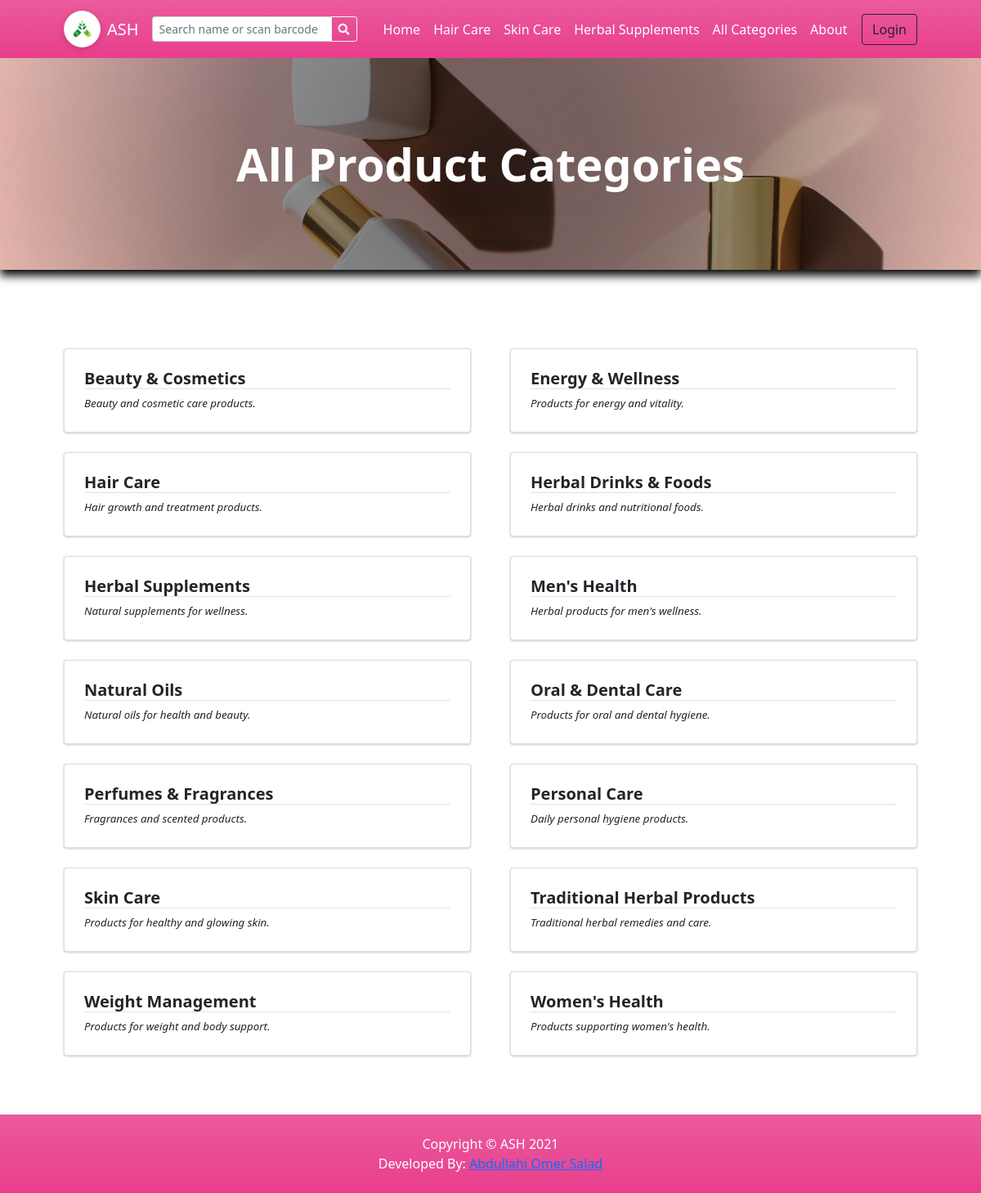
Page /?p=view_categories on the committed database.
### tables this page shows
CREATE TABLE `categories` (
  `id` int(30) NOT NULL AUTO_INCREMENT,
  `category` varchar(250) NOT NULL,
  `description` text DEFAULT NULL,
  `status` tinyint(1) NOT NULL DEFAULT 1,
  `delete_flag` tinyint(1) NOT NULL DEFAULT 0,
  `date_created` datetime NOT NULL DEFAULT current_timestamp(),
  PRIMARY KEY (`id`)
);

### classes/DBConnection.php (called while the page is built, shortened)
<?php
class DBConnection{
    private $host = DB_SERVER;
    private $username = DB_USERNAME;
    private $password = DB_PASSWORD;
    private $database = DB_NAME;
    public $conn;
    public function __construct(){
        if (!isset($this->conn)) {
            $this->conn = new mysqli($this->host, $this->username, $this->password, $this->database);
        }
    }
}
?>

### classes/SystemSettings.php (called while the page is built, shortened)
<?php
class SystemSettings extends DBConnection{
	function userdata($field = ''){
		if(!empty($field)){
			if(isset($_SESSION['userdata'][$field]))
				return $_SESSION['userdata'][$field];
			else
				return null;
		}else{
			return false;
		}
	}
	function info($field=''){
		if(!empty($field)){
			if(isset($_SESSION['system_info'][$field]))
				return $_SESSION['system_info'][$field];
			else
				return false;
		}else{
			return false;
		}
	}
}
$_settings = new SystemSettings();
?>

### config.php (called while the page is built, shortened)
<?php
require_once('classes/DBConnection.php');
require_once('classes/SystemSettings.php');
function validate_image($file){
	if(!empty($file)){
        $ex = explode("?",$file);
        $file = $ex[0];
        $ts = isset($ex[1]) ? "?".$ex[1] : '';
		if(is_file(base_app.$file)){
			return base_url.$file.$ts;
		}else{
			return base_url.'dist/img/no-image-available.png';
		}
	}else{
		return base_url.'dist/img/no-image-available.png';
	}
}
?>

### view_categories.php (the view, shortened to what this page needs)
<?php
$title = "All Product Categories";
?>
<header class="bg-dark py-5" id="main-header">
    <div class="container px-4 px-lg-5 my-5">
        <div class="text-center text-white">
            <h1 class="display-4 fw-bolder"><?php echo $title ?></h1>
        </div>
    </div>
</header>
<section class="py-5">
    <div class="container px-4 px-lg-5 mt-5">
        <div class="row gx-2 gx-lg-5 row-cols-1 row-cols-md-2 row-cols-xl-2 justify-content-center">
            <?php
                $categories = $conn->query("SELECT * FROM `categories` where status = 1 order by category asc ");
                while($row = $categories->fetch_assoc()):
                    foreach($row as $k=> $v){
                        $row[$k] = trim(stripslashes($v));
                    }
                    $row['description'] = strip_tags(stripslashes(html_entity_decode($row['description'])));
            ?>
            <div class="col mb-6 mb-2">
                <a href="./?p=products&c=<?php echo md5($row['id']) ?>" class="card category-item text-decoration-none text-reset">
                    <div class="card-body p-4">
                        <div class="">
                            <h5 class="fw-bolder border-bottom border-pink"><?php echo $row['category'] ?></h5>
                        </div>
                        <p class="m-0 truncate"><?php echo $row['description'] ?></p>
                    </div>
                </a>
            </div>
            <?php endwhile; ?>
        </div>
    </div>
</section>

### inc/topBarNav.php (shortened to what this page needs)
<nav class="navbar navbar-expand-lg navbar-dark bg-gradient-pink">
            <div class="container px-4 px-lg-5 ">
                <a class="navbar-brand d-flex align-items-center" href="./">
                <span class="system-logo-wrapper system-logo-header mr-2">
                <img src="<?php echo validate_image($_settings->info('logo')) ?>" alt="<?php echo htmlspecialchars($_settings->info('short_name')) ?>" loading="lazy">
                </span>
                <?php echo $_settings->info('short_name') ?>
                </a>
                <form class="form-inline" id="search-form">
                  <div class="input-group">
                    <input class="form-control form-control-sm form " type="text" placeholder="Search name or scan barcode" aria-label="Search" name="search" autocomplete="off" value="<?php echo isset($_GET['search']) ? $_GET['search'] : "" ?>"  aria-describedby="button-addon2">
                    <div class="input-group-append">
                      <button class="btn btn-outline-light btn-sm m-0" type="submit" id="button-addon2"><i class="fa fa-search"></i></button>
                    </div>
                  </div>
                </form>
                <div class="collapse navbar-collapse" id="navbarSupportedContent">
                    <ul class="navbar-nav me-auto mb-2 mb-lg-0 ms-lg-4">
                        <li class="nav-item"><a class="nav-link text-white" aria-current="page" href="./">Home</a></li>
                        <?php
                        $cat_qry = $conn->query("SELECT * FROM categories where status = 1  limit 3");
                        $count_cats =$conn->query("SELECT * FROM categories where status = 1 ")->num_rows;
                        while($crow = $cat_qry->fetch_assoc()):
                        ?>
                        <li class="nav-item"><a class="nav-link text-white" aria-current="page" href="./?p=products&c=<?php echo md5($crow['id']) ?>"><?php echo $crow['category'] ?></a></li>
                        <?php endwhile; ?>
                        <?php if($count_cats > 3): ?>
                        <li class="nav-item"><a class="nav-link text-white" href="./?p=view_categories">All Categories</a></li>
                        <?php endif; ?>
                        <li class="nav-item"><a class="nav-link text-white" href="./?p=about">About</a></li>
                    </ul>
                    <div class="d-flex align-items-center">
                      <?php if($_settings->userdata('id') > 0 && $_settings->userdata('login_type') == 2): ?>
                        <a class="text-dark mr-2 nav-link text-white" href="./?p=cart">
                            <i class="bi-cart-fill me-1"></i>
                            Cart
                            <span class="badge bg-dark text-white ms-1 rounded-pill" id="cart-count">
                              <?php
                                $count = $conn->query("SELECT SUM(quantity) as items from `cart` where client_id =".$_settings->userdata('id'))->fetch_assoc()['items'];
                                echo ($count > 0 ? $count : 0);
                              ?>
                            </span>
                        </a>
                            <a href="./?p=my_account" class="text-dark  nav-link text-white"><b> Hi, <?php echo $_settings->userdata('firstname')?>!</b></a>
                            <a href="logout.php" class="text-dark  nav-link text-white"><i class="fa fa-sign-out-alt"></i></a>
                        <?php else: ?>
                        <button class="btn btn-outline-dark ml-2" id="login-btn" type="button">Login</button>
                        <?php endif; ?>
                    </div>
                </div>
            </div>
        </nav>

### rows in the picture
categories: category "Hair Care", description "Hair growth and treatment products."
categories: category "Skin Care", description "Products for healthy and glowing skin."
categories: category "Herbal Supplements", description "Natural supplements for wellness."
categories: category "Beauty & Cosmetics", description "Beauty and cosmetic care products."
categories: category "Energy & Wellness", description "Products for energy and vitality."
categories: category "Herbal Drinks & Foods", description "Herbal drinks and nutritional foods."
categories: category "Men's Health", description "Herbal products for men's wellness."
categories: category "Natural Oils", description "Natural oils for health and beauty."
categories: category "Oral & Dental Care", description "Products for oral and dental hygiene."
categories: category "Perfumes & Fragrances", description "Fragrances and scented products."
categories: category "Personal Care", description "Daily personal hygiene products."
categories: category "Traditional Herbal Products", description "Traditional herbal remedies and care."
categories: category "Weight Management", description "Products for weight and body support."
categories: category "Women's Health", description "Products supporting women's health."

### other values in the picture
$_settings->info('short_name') "ASH"
$title "All Product Categories"
